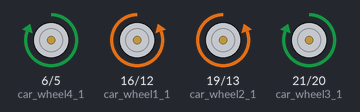
Bench run of a program on a simulated Raspberry Pi (BCM pin numbers). On the bench: motor-driver pin pairs drawn as motors (green arrow = first pin HIGH = forward, orange = second pin HIGH = backward, longer = more drive). At 5.0 s the program stops and its outputs stay as they are.

Above: at 0.1 s.
At 3.1 s:
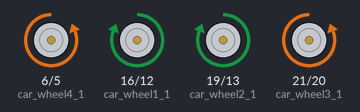
At 5.1 s:
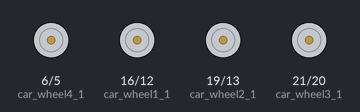
Timing chart, 0 to 6.5 s (numbered marks = the images above):
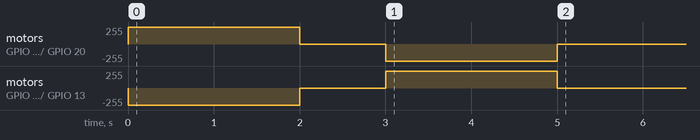

Measured:
- by itself, motor on GPIO 6 (car_wheel4_1) / GPIO 5 (car_wheel4_2), motor on GPIO 21 (car_wheel3_1) / GPIO 20 (car_wheel3_2): stopped → forward 255/255 at 0.00 s, → stopped 2.0 s later, → backward 255/255 1.0 s later, → stopped 2.0 s later
- by itself, motor on GPIO 16 (car_wheel1_1) / GPIO 12 (car_wheel1_2), motor on GPIO 19 (car_wheel2_1) / GPIO 13 (car_wheel2_2): stopped → backward 255/255 at 0.00 s, → stopped 2.0 s later, → forward 255/255 1.0 s later, → stopped 2.0 s later

The program:

car_driver.py
```python
#!/usr/bin/python

import RPi.GPIO as GPIO
import time


def run_car():
    mycar = Car()
    mycar.forward(1)
    time.sleep(2)
    mycar.stop()
    time.sleep(1)
    mycar.backword(1)
    time.sleep(2)
    mycar.stop()

class Car():
    def __init__(self):
        self.car_pins=[6,5,13,19,21,12,16,20]
        self.car_wheel4_2 = 5
        self.car_wheel4_1 = 6
        self.car_wheel2_2 = 13
        self.car_wheel2_1 = 19
	self.car_wheel3_1 = 21
	self.car_wheel3_2 = 20
	self.car_wheel1_1 = 16
        self.car_wheel1_2 = 12
        GPIO.setmode(GPIO.BCM)
        for each in self.car_pins:
            GPIO.setup(each, GPIO.OUT)
            GPIO.output(each, 0)

    def forward(self, ns):
        GPIO.output(self.car_wheel3_1, 1)
        GPIO.output(self.car_wheel3_2, 0)
        GPIO.output(self.car_wheel4_1, 1)
        GPIO.output(self.car_wheel4_2, 0)
        GPIO.output(self.car_wheel2_2, 1)
        GPIO.output(self.car_wheel2_1, 0)
        GPIO.output(self.car_wheel1_1, 0)
        GPIO.output(self.car_wheel1_2, 1)

    def stop(self):
        GPIO.output(self.car_wheel3_1, 0)
        GPIO.output(self.car_wheel3_2, 0)
        GPIO.output(self.car_wheel2_1, 0)
        GPIO.output(self.car_wheel2_2, 0)
        GPIO.output(self.car_wheel1_1, 0)
        GPIO.output(self.car_wheel1_2, 0)
        GPIO.output(self.car_wheel4_1, 0)
        GPIO.output(self.car_wheel4_2, 0)

    def backword(self, ns):
        GPIO.output(self.car_wheel3_1, 0)
        GPIO.output(self.car_wheel3_2, 1)
        GPIO.output(self.car_wheel4_1, 0)
        GPIO.output(self.car_wheel4_2, 1)
        GPIO.output(self.car_wheel2_2, 0)
        GPIO.output(self.car_wheel2_1, 1)
        GPIO.output(self.car_wheel1_1, 1)
        GPIO.output(self.car_wheel1_2, 0)

if __name__ == '__main__':
    run_car()
```
